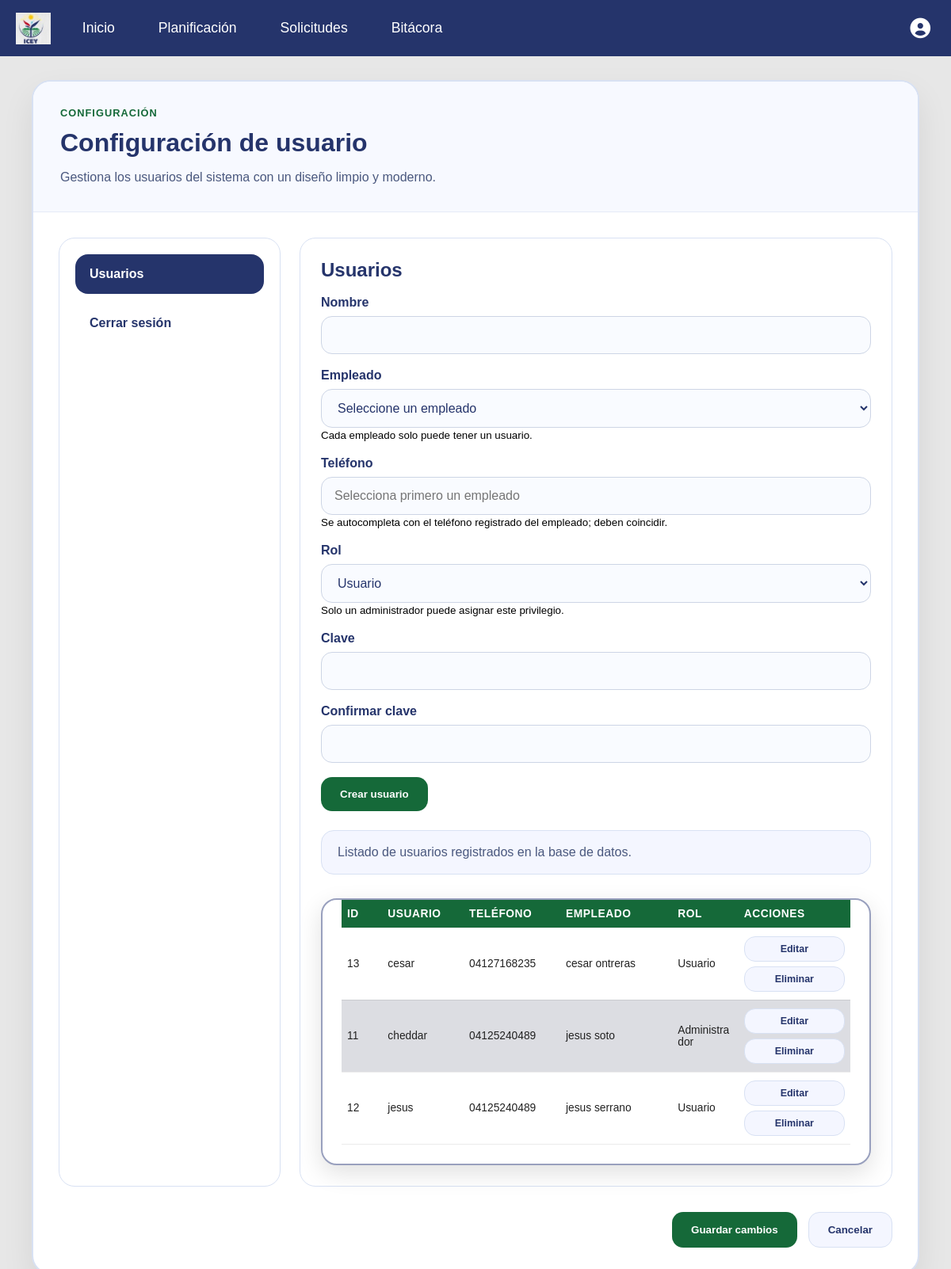
Screenshot of /configUser.php (signed in) with the database file from the repository.
### tables this page shows
CREATE TABLE `usuario` (
  `id` int(10) NOT NULL,
  `nombre` varchar(15) NOT NULL,
  `clave` varchar(255) NOT NULL,
  `telefono` varchar(15) DEFAULT NULL,
  `id_empleado` int(11) DEFAULT NULL,
  `rol` enum('administrador','usuario') NOT NULL DEFAULT 'usuario'
);

### config/conexion.php (called while the page is built)
<?php
class Conexion {
    private static $host = 'localhost';
    private static $db = 'red_bibliotecas';
    private static $usuario = 'root';
    private static $pswd = '';
    public static function conectar() {
        try {
            $pdo = new PDO('mysql:host=' . self::$host . ';dbname=' . self::$db . ';charset=utf8', self::$usuario, self::$pswd);
            $pdo->setAttribute(PDO::ATTR_ERRMODE, PDO::ERRMODE_EXCEPTION);
            $pdo->exec("SET NAMES 'utf8'");
            return $pdo;
        } catch (PDOException $e) {
            die('Error de conexión: ' . $e->getMessage());
        }
    }
}
?>

### modelos/usuario.php (called while the page is built, shortened)
<?php
require_once __DIR__ . '/../config/conexion.php';
class Usuario {
public function mostrarUsuarios() {
    $sql = "SELECT
    u.id,
    u.nombre,
    u.telefono,
    u.id_empleado,
    u.rol,
    CONCAT(e.nombre, ' ', e.apellido) AS id_empleado_nombre
FROM usuario u
LEFT JOIN empleado e ON e.id = u.id_empleado
ORDER BY u.nombre";
    $stmt = Conexion::conectar()->prepare($sql);
    $stmt->execute();
    return $stmt->fetchAll(PDO::FETCH_ASSOC);
}
}
?>

### src/configUser.php (the view, shortened to what this page needs)
<?php
require_once __DIR__ . '/../modelos/usuario.php';
$model = new Usuario();
$usuarios = [];
try {
    $usuarios = $model->mostrarUsuarios();
} catch (Exception $e) {
    $usuarios = [];
}
?>
<!DOCTYPE html>
<html lang="es">
<head>
    <link rel="stylesheet" href="./css/main.css">
    <link rel="stylesheet" href="./css/configuracion.css?v=4">
    <link rel="stylesheet" href="./css/fontawesome-all.min.css">
</head>
<body>
    <?php include '../include/header.php'; ?>
    <main class="config-page">
        <div class="config-container">
            <div class="config-card">
                <div class="config-card__header">
                    <div>
                        <span class="config-badge">Configuración</span>
                        <h1>Configuración de usuario</h1>
                        <p>Gestiona los usuarios del sistema con un diseño limpio y moderno.</p>
                    </div>
                </div>
                <div class="config-grid">
                    <aside class="config-menu" aria-label="Menú de configuración">
                        <button type="button" class="config-menu__item active" data-tab="usuarios">Usuarios</button>
                        <button type="button" class="config-menu__item" id="cerrarSesion">Cerrar sesión</button>
                    </aside>
                    <section class="config-details">
                        <div class="config-panel active" id="usuarios">
                            <h2 id="usuario-form-titulo"><?php echo $esAdmin ? 'Usuarios' : 'Mi perfil'; ?></h2>
                            <?php
                                $miUsuario = $esAdmin ? null : ($usuarios[0] ?? null);
                            ?>
                            <form method="POST" action="" id="form-usuario" style="margin-top:16px;">
                                <div class="config-field">
                                    <label for="nuevo_nombre">Nombre</label>
                                    <input id="nuevo_nombre" name="nuevo_nombre" type="text" required
                                           value="<?php echo $esAdmin ? '' : htmlspecialchars($miUsuario['nombre'] ?? ''); ?>">
                                </div>
                                <div class="config-field">
                                    <label for="nuevo_id_empleado">Empleado</label>
                                    <select id="nuevo_id_empleado" name="nuevo_id_empleado" required<?php echo !$esAdmin ? ' disabled' : ''; ?>>
                                        <option value="">Seleccione un empleado</option>
                                    </select>
                                    <small>Cada empleado solo puede tener un usuario.</small>
                                </div>
                                <div class="config-field">
                                    <label for="nuevo_telefono">Teléfono</label>
                                    <input id="nuevo_telefono" name="nuevo_telefono" type="text"
                                           placeholder="Selecciona primero un empleado" required readonly
                                           value="<?php echo $esAdmin ? '' : htmlspecialchars($miUsuario['telefono'] ?? ''); ?>">
                                    <small>Se autocompleta con el teléfono registrado del empleado; deben coincidir.</small>
                                </div>
                                <?php if ($esAdmin): ?>
                                <div class="config-field">
                                    <label for="nuevo_rol">Rol</label>
                                    <select id="nuevo_rol" name="nuevo_rol">
                                        <option value="usuario">Usuario</option>
                                    </select>
                                    <small>Solo un administrador puede asignar este privilegio.</small>
                                </div>
                                <?php endif; ?>
                                <div class="config-field">
                                    <label for="nueva_clave" id="label-clave">
                                        <?php echo $esAdmin ? 'Clave' : 'Nueva clave (dejar en blanco para no cambiarla)'; ?>
                                    </label>
                                    <input id="nueva_clave" name="nueva_clave" type="password">
                                </div>
                                <div class="config-field">
                                    <label for="nueva_clave_confirmacion">Confirmar clave</label>
                                    <input id="nueva_clave_confirmacion" name="nueva_clave_confirmacion" type="password">
                                </div>
                                <button class="btn-save" type="submit" id="btn-guardar-usuario">
                                    <?php echo $esAdmin ? 'Crear usuario' : 'Guardar cambios'; ?>
                                </button>
                            </form>
                            <?php if ($esAdmin): ?>
                            <div class="config-note" style="margin-top:24px;">
                                <p>Listado de usuarios registrados en la base de datos.</p>
                            </div>
                            <div class="tabla__container tabla-usuarios-wrap" style="margin-top:30px;">
                                <table class="tabla-planificacion tabla-usuarios">
                                    <thead>
                                        <tr>
                                            <th>ID</th>
                                            <th>Usuario</th>
                                            <th>Teléfono</th>
                                            <th>Empleado</th>
                                            <th>Rol</th>
                                            <th>Acciones</th>
                                        </tr>
                                    </thead>
                                    <tbody>
                                        <?php if (!empty($usuarios)): ?>
                                            <?php foreach ($usuarios as $u): ?>
                                                <?php
                                                    $empleadoNombre = trim($u['id_empleado_nombre'] ?? '');
                                                    $empleadoNombre = $empleadoNombre !== '' ? $empleadoNombre : 'Sin empleado';
                                                    $rolUsuario = $u['rol'] ?? 'usuario';
                                                ?>
                                                <tr>
                                                    <td><?php echo htmlspecialchars($u['id']); ?></td>
                                                    <td><?php echo htmlspecialchars($u['nombre']); ?></td>
                                                    <td><?php echo htmlspecialchars($u['telefono'] ?? ''); ?></td>
                                                    <td><?php echo htmlspecialchars($empleadoNombre); ?></td>
                                                    <td><?php echo $rolUsuario === 'administrador' ? 'Administrador' : 'Usuario'; ?></td>
                                                    <td>
                                                        <button type="button" class="btn-secondary btn-editar-usuario"
                                                                data-id="<?php echo htmlspecialchars($u['id']); ?>"
                                                                data-nombre="<?php echo htmlspecialchars($u['nombre']); ?>"
                                                                data-telefono="<?php echo htmlspecialchars($u['telefono'] ?? ''); ?>"
                                                                data-id-empleado="<?php echo htmlspecialchars($u['id_empleado'] ?? ''); ?>"
                                                                data-rol="<?php echo htmlspecialchars($rolUsuario); ?>">
                                                            Editar
                                                        </button>
                                                        <form method="POST" action="" style="display:inline;">
                                                            <button class="btn-secondary" type="submit" onclick="return confirm('¿Eliminar este usuario?');">Eliminar</button>
                                                        </form>
                                                    </td>
                                                </tr>
                                            <?php endforeach; ?>
                                        <?php else: ?>
                                            <tr><td colspan="6">No hay usuarios registrados.</td></tr>
                                        <?php endif; ?>
                                    </tbody>
                                </table>
                            </div>
                            <?php endif; ?>
                        </div>
                    </section>
                </div>
                <div class="config-actions">
                    <button class="btn-primary btn-save" type="button">Guardar cambios</button>
                    <button class="btn-secondary" type="button">Cancelar</button>
                </div>
            </div>
        </div>
    </main>
</body>
</html>

### src/css/main.css (style rules this page uses)
* { margin: 0; padding: 0; box-sizing: border-box; }
html, body { box-sizing: border-box; margin: 0; background-color: #e7e7e7; font-family: sans-serif; }
.tabla__container { display: block; margin: 0 auto; height: auto; width: 100%; max-width: 100%; background-color: #ffffff; box-shadow: 0px 10px 30px rgba(0, 0, 0, 0.12); padding: 0px 24px 24px; border-radius: 20px; margin-top: 15px; border: 2px solid #99a0be; overflow-x: auto; }
.tabla-planificacion { border-collapse: collapse; width: 100%; min-width: auto; table-layout: fixed; color: #222222; font-size: 0.95rem; }
td, th { padding: 12px 14px; border-bottom: 1px solid rgba(0, 0, 0, 0.08); word-break: break-word; white-space: normal; overflow-wrap: anywhere; }
thead th { padding: 16px 18px; text-align: left; color: white; background-color: #156939; font-weight: 700; text-transform: uppercase; letter-spacing: 0.04em; }
td, th { padding: 16px 18px; border-bottom: 1px solid rgba(0, 0, 0, 0.08); }
tr { background-color: #ffffff; }
tbody tr:nth-child(even) { background-color: #dcdde2; }
.btn-secondary { background-color: #e7e9f2; color: #25346b; border: none; padding: 10px 20px; border-radius: 10px; cursor: pointer; font-weight: bold; transition: background-color .2s ease, transform .2s ease, box-shadow .2s ease; }

### rows the page displays
usuario: id "13", nombre "cesar", telefono "04127168235", empleadoNombre "cesar ontreras", rol "Usuario"
usuario: id "11", nombre "cheddar", telefono "04125240489", empleadoNombre "jesus soto", rol "Administrador"
usuario: id "12", nombre "jesus", telefono "04125240489", empleadoNombre "jesus serrano", rol "Usuario"
